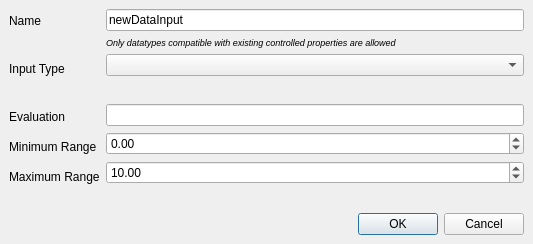
<?xml version="1.0" encoding="UTF-8"?>
<ui version="4.0">
 <class>DataInputDlg</class>
 <widget class="QDialog" name="DataInputDlg">
  <property name="geometry">
   <rect>
    <x>0</x>
    <y>0</y>
    <width>533</width>
    <height>244</height>
   </rect>
  </property>
  <property name="windowTitle">
   <string>Modify Data Input</string>
  </property>
  <property name="accessibleName">
   <string>DataInputDlg</string>
  </property>
  <layout class="QVBoxLayout" name="verticalLayout_3">
   <property name="leftMargin">
    <number>0</number>
   </property>
   <property name="topMargin">
    <number>0</number>
   </property>
   <property name="rightMargin">
    <number>0</number>
   </property>
   <property name="bottomMargin">
    <number>0</number>
   </property>
   <item>
    <widget class="QWidget" name="widget" native="true">
     <layout class="QVBoxLayout" name="verticalLayout_4">
      <item>
       <widget class="QWidget" name="widget_4" native="true">
        <layout class="QHBoxLayout" name="horizontalLayout">
         <property name="leftMargin">
          <number>0</number>
         </property>
         <property name="topMargin">
          <number>0</number>
         </property>
         <property name="rightMargin">
          <number>0</number>
         </property>
         <property name="bottomMargin">
          <number>0</number>
         </property>
         <item>
          <widget class="QWidget" name="widget_2" native="true">
           <property name="minimumSize">
            <size>
             <width>0</width>
             <height>0</height>
            </size>
           </property>
           <layout class="QVBoxLayout" name="verticalLayout">
            <property name="leftMargin">
             <number>0</number>
            </property>
            <property name="topMargin">
             <number>0</number>
            </property>
            <property name="rightMargin">
             <number>0</number>
            </property>
            <property name="bottomMargin">
             <number>0</number>
            </property>
            <item>
             <widget class="QLabel" name="labelNodeName">
              <property name="sizePolicy">
               <sizepolicy hsizetype="Preferred" vsizetype="Preferred">
                <horstretch>0</horstretch>
                <verstretch>0</verstretch>
               </sizepolicy>
              </property>
              <property name="minimumSize">
               <size>
                <width>70</width>
                <height>24</height>
               </size>
              </property>
              <property name="text">
               <string>Name</string>
              </property>
             </widget>
            </item>
            <item>
             <spacer name="infoTxtSpacer">
              <property name="orientation">
               <enum>Qt::Vertical</enum>
              </property>
              <property name="sizeType">
               <enum>QSizePolicy::Preferred</enum>
              </property>
              <property name="sizeHint" stdset="0">
               <size>
                <width>20</width>
                <height>18</height>
               </size>
              </property>
             </spacer>
            </item>
            <item>
             <widget class="QLabel" name="labelNodeType">
              <property name="minimumSize">
               <size>
                <width>90</width>
                <height>24</height>
               </size>
              </property>
              <property name="text">
               <string>Input Type</string>
              </property>
             </widget>
            </item>
            <item>
             <spacer name="verticalSpacer_2">
              <property name="orientation">
               <enum>Qt::Vertical</enum>
              </property>
              <property name="sizeType">
               <enum>QSizePolicy::Expanding</enum>
              </property>
              <property name="sizeHint" stdset="0">
               <size>
                <width>20</width>
                <height>14</height>
               </size>
              </property>
             </spacer>
            </item>
            <item>
             <widget class="QLabel" name="labelEvaluation">
              <property name="minimumSize">
               <size>
                <width>0</width>
                <height>24</height>
               </size>
              </property>
              <property name="text">
               <string>Evaluation</string>
              </property>
             </widget>
            </item>
            <item>
             <widget class="QLabel" name="labelMin">
              <property name="minimumSize">
               <size>
                <width>0</width>
                <height>24</height>
               </size>
              </property>
              <property name="layoutDirection">
               <enum>Qt::LeftToRight</enum>
              </property>
              <property name="text">
               <string>Minimum Range</string>
              </property>
              <property name="alignment">
               <set>Qt::AlignLeading|Qt::AlignLeft|Qt::AlignVCenter</set>
              </property>
             </widget>
            </item>
            <item>
             <widget class="QLabel" name="labelMax">
              <property name="minimumSize">
               <size>
                <width>0</width>
                <height>24</height>
               </size>
              </property>
              <property name="text">
               <string>Maximum Range</string>
              </property>
              <property name="alignment">
               <set>Qt::AlignLeading|Qt::AlignLeft|Qt::AlignVCenter</set>
              </property>
             </widget>
            </item>
            <item>
             <spacer name="verticalSpacer_4">
              <property name="orientation">
               <enum>Qt::Vertical</enum>
              </property>
              <property name="sizeHint" stdset="0">
               <size>
                <width>20</width>
                <height>15</height>
               </size>
              </property>
             </spacer>
            </item>
           </layout>
          </widget>
         </item>
         <item>
          <widget class="QWidget" name="widget_5" native="true">
           <layout class="QVBoxLayout" name="verticalLayout_2">
            <property name="leftMargin">
             <number>0</number>
            </property>
            <property name="topMargin">
             <number>0</number>
            </property>
            <property name="rightMargin">
             <number>0</number>
            </property>
            <property name="bottomMargin">
             <number>0</number>
            </property>
            <item>
             <widget class="QLineEdit" name="lineEditInputName">
              <property name="toolTip">
               <string>The name of the data input</string>
              </property>
              <property name="text">
               <string>newDataInput</string>
              </property>
             </widget>
            </item>
            <item>
             <widget class="QLabel" name="labelInfoText">
              <property name="font">
               <font>
                <pointsize>7</pointsize>
                <italic>true</italic>
               </font>
              </property>
              <property name="text">
               <string>Only datatypes compatible with existing controlled properties are allowed</string>
              </property>
             </widget>
            </item>
            <item>
             <widget class="QComboBox" name="comboBoxTypeList">
              <property name="sizePolicy">
               <sizepolicy hsizetype="MinimumExpanding" vsizetype="Fixed">
                <horstretch>0</horstretch>
                <verstretch>0</verstretch>
               </sizepolicy>
              </property>
              <property name="toolTip">
               <string>The type of the data input</string>
              </property>
             </widget>
            </item>
            <item>
             <spacer name="verticalSpacer">
              <property name="orientation">
               <enum>Qt::Vertical</enum>
              </property>
              <property name="sizeHint" stdset="0">
               <size>
                <width>20</width>
                <height>40</height>
               </size>
              </property>
             </spacer>
            </item>
            <item>
             <widget class="QLineEdit" name="lineEditEvaluation">
              <property name="toolTip">
               <string/>
              </property>
             </widget>
            </item>
            <item>
             <widget class="QDoubleSpinBox" name="doubleSpinBoxMin">
              <property name="toolTip">
               <string>The minimum value for the number</string>
              </property>
              <property name="minimum">
               <double>-999999999.000000000000000</double>
              </property>
              <property name="maximum">
               <double>999999999.000000000000000</double>
              </property>
             </widget>
            </item>
            <item>
             <widget class="QDoubleSpinBox" name="doubleSpinBoxMax">
              <property name="toolTip">
               <string>The maximum value for the number</string>
              </property>
              <property name="minimum">
               <double>-999999999.000000000000000</double>
              </property>
              <property name="maximum">
               <double>999999999.000000000000000</double>
              </property>
              <property name="value">
               <double>10.000000000000000</double>
              </property>
             </widget>
            </item>
            <item>
             <spacer name="verticalSpacer_3">
              <property name="orientation">
               <enum>Qt::Vertical</enum>
              </property>
              <property name="sizeHint" stdset="0">
               <size>
                <width>20</width>
                <height>40</height>
               </size>
              </property>
             </spacer>
            </item>
           </layout>
          </widget>
         </item>
        </layout>
       </widget>
      </item>
      <item>
       <widget class="QWidget" name="widget_3" native="true">
        <layout class="QHBoxLayout" name="horizontalLayout_2">
         <property name="leftMargin">
          <number>0</number>
         </property>
         <property name="topMargin">
          <number>0</number>
         </property>
         <property name="rightMargin">
          <number>0</number>
         </property>
         <property name="bottomMargin">
          <number>0</number>
         </property>
         <item>
          <spacer name="horizontalSpacer">
           <property name="orientation">
            <enum>Qt::Horizontal</enum>
           </property>
           <property name="sizeHint" stdset="0">
            <size>
             <width>252</width>
             <height>20</height>
            </size>
           </property>
          </spacer>
         </item>
         <item>
          <widget class="QDialogButtonBox" name="buttonBox">
           <property name="focusPolicy">
            <enum>Qt::NoFocus</enum>
           </property>
           <property name="orientation">
            <enum>Qt::Horizontal</enum>
           </property>
           <property name="standardButtons">
            <set>QDialogButtonBox::Cancel|QDialogButtonBox::Ok</set>
           </property>
          </widget>
         </item>
        </layout>
       </widget>
      </item>
     </layout>
    </widget>
   </item>
  </layout>
 </widget>
 <resources/>
 <connections>
  <connection>
   <sender>buttonBox</sender>
   <signal>accepted()</signal>
   <receiver>DataInputDlg</receiver>
   <slot>accept()</slot>
   <hints>
    <hint type="sourcelabel">
     <x>396</x>
     <y>223</y>
    </hint>
    <hint type="destinationlabel">
     <x>266</x>
     <y>121</y>
    </hint>
   </hints>
  </connection>
  <connection>
   <sender>buttonBox</sender>
   <signal>rejected()</signal>
   <receiver>DataInputDlg</receiver>
   <slot>reject()</slot>
   <hints>
    <hint type="sourcelabel">
     <x>396</x>
     <y>223</y>
    </hint>
    <hint type="destinationlabel">
     <x>266</x>
     <y>121</y>
    </hint>
   </hints>
  </connection>
 </connections>
</ui>
